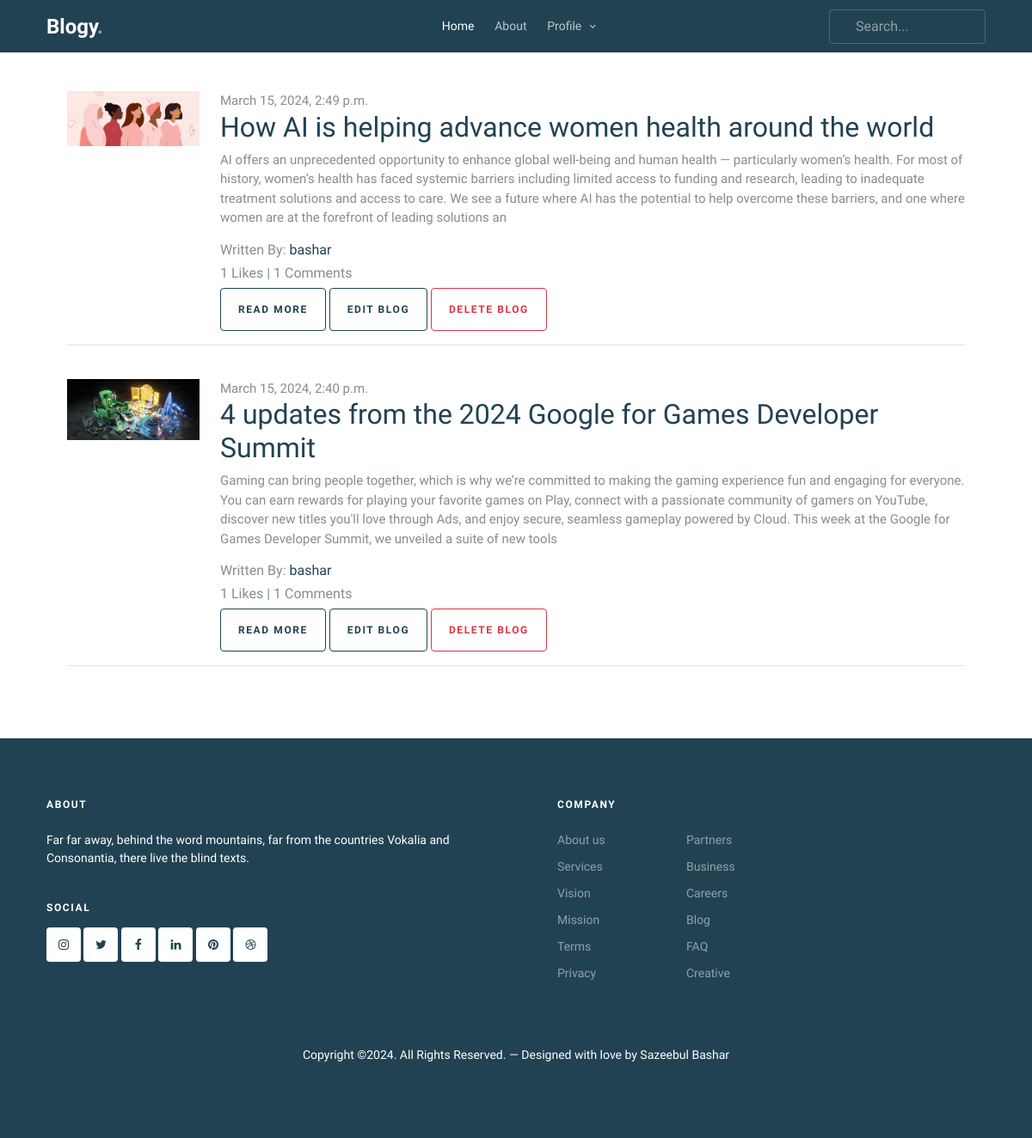
Page /blog/my-blogs (signed in) on the committed database.
### App_Blog/models.py (models this page shows, shortened)
class Blog(models.Model):
    author = models.ForeignKey(User, on_delete=models.CASCADE, related_name='post_author')
    blog_title = models.CharField(max_length=264, verbose_name="Put a Title")
    slug = models.SlugField(max_length=264, unique=True)
    blog_content = models.TextField(verbose_name="What is on your mind")
    blog_image = models.ImageField(upload_to='blog_images', verbose_name="Image")
    publish_date = models.DateTimeField(auto_now_add=True)
    update_date = models.DateTimeField(auto_now=True)
    class Meta:
        ordering = ['-publish_date']

### App_Blog/views.py (the view)
# urls.py: path('my-blogs', views.MyBlog.as_view(), name= 'my_blog'),
class MyBlog(LoginRequiredMixin,TemplateView):
    template_name = 'App_Blog/my_blog.html'

### App_Blog/templatetags/custom_filters.py (called while the page is built)
def range_filter(value):
    return value[0:432]

### templates/App_Blog/my_blog.html (shortened to what this page needs)
{% extends "base.html" %}
{% load custom_filters %}
{% block body_block %}
<br><br>
<div class="container">
    {% for blog in user.post_author.all %}
          <div class="container">
            <div class="blog-entry d-flex blog-entry-search-item">
                <div class="row">
                    <div class="col-sm-2">
                        <a href="single.html" class="img-link me-4">
                            <img src="/media/{{blog.blog_image}}" alt="Image" class="img-fluid">
                          </a>
                    </div>
                    <div class="col-sm-10">
                        <div>
                            <span class="date">{{blog.publish_date}}  </span>
                            <h2><a href="single.html"> {{blog.blog_title}} </a></h2>
                            <p>{{blog.blog_content | range_filter }}  </p>
                            <h6>Written By: <a href="#">{{blog.author}}</a></h6>
                            <h6> {{blog.liked_blog.count}} Likes | {{blog.blog_comment.count}} Comments </h6>
                            <a href="{% url 'App_Blog:blog_details' slug=blog.slug %}" class="btn btn-sm btn-outline-primary">Read More</a>
                            <a href="{% url 'App_Blog:edit_blog' pk=blog.pk %}" class="btn btn-sm btn-outline-primary">Edit Blog</a>
                            <a href="{% url 'App_Blog:delete_blog' pk=blog.pk %}" class="btn btn-sm btn-outline-danger">Delete Blog</a>
                          </div>
                    </div>
                </div>
              </div>
              <hr><br>
          </div>
      {% endfor %}
</div>
<br><br>
{% endblock %}

### rows in the picture
Blog: blog_image (picture), publish_date "March 15, 2024, 2:49 p.m.", blog_title "How AI is helping advance women health around the world", blog_content|range_filter "AI offers an unprecedented opportunity to enhance global well-being and human health — particularly women’s health. For most of history, women’s health has faced systemic barriers including limited access to funding and research, leading to inadequate treatment solutions and access to care. We see a future where AI has the potential to help overcome these barriers, and one where women are at the forefront of leading solutions an", author "bashar", liked_blog.count "1", blog_comment.count "1"
Blog: blog_image (picture), publish_date "March 15, 2024, 2:40 p.m.", blog_title "4 updates from the 2024 Google for Games Developer Summit", blog_content|range_filter "Gaming can bring people together, which is why we’re committed to making the gaming experience fun and engaging for everyone. You can earn rewards for playing your favorite games on Play, connect with a passionate community of gamers on YouTube, discover new titles you'll love through Ads, and enjoy secure, seamless gameplay powered by Cloud. This week at the Google for Games Developer Summit, we unveiled a suite of new tools", author "bashar", liked_blog.count "1", blog_comment.count "1"
